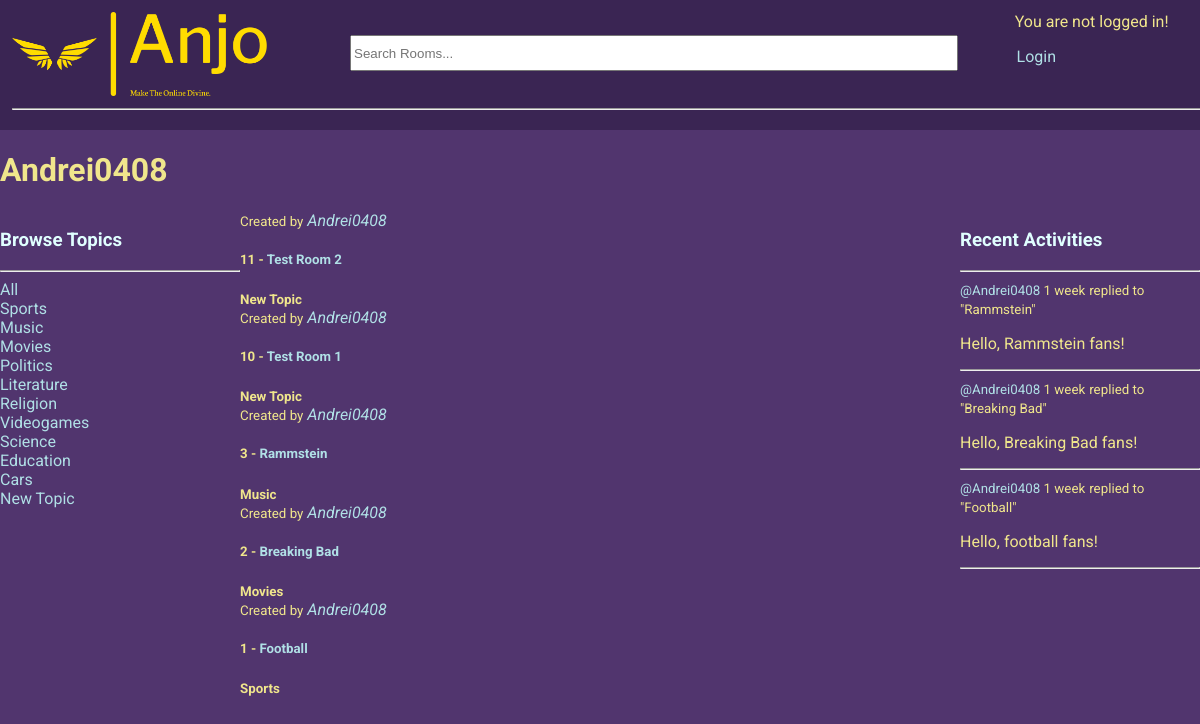
Before: /profile/1/ with the older database file.
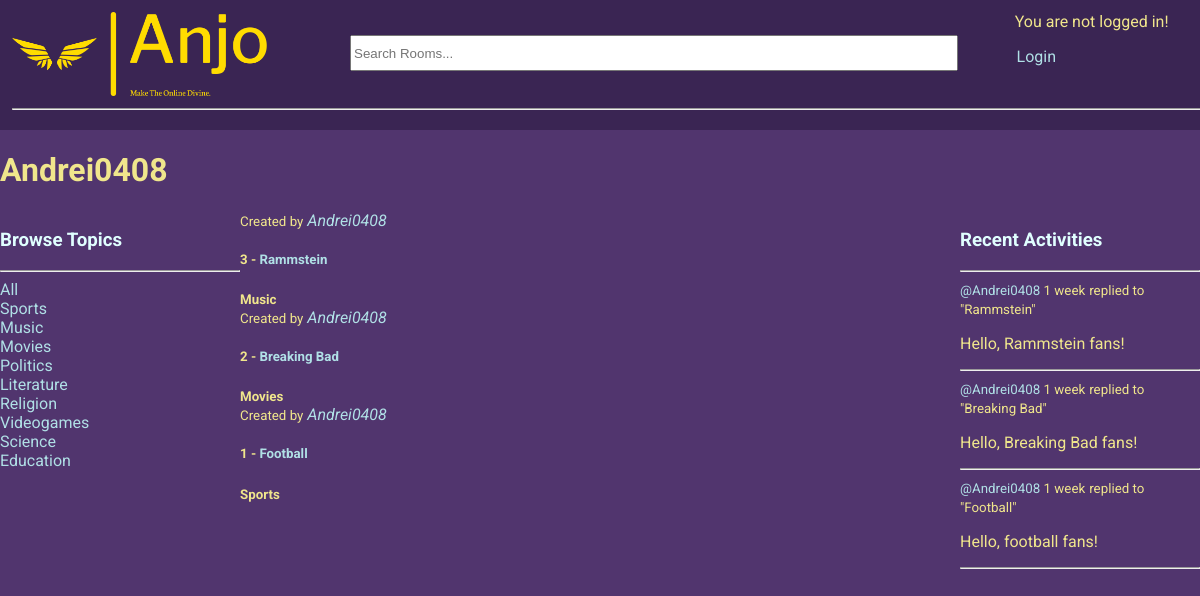
After: the same page with the newer database file.
### base/models.py (models this page shows, shortened)
class Topic(models.Model):
    name = models.CharField(max_length=200, unique=True)

class Room(models.Model):
    host = models.ForeignKey(User, on_delete=models.SET_NULL, null=True)
    topic = models.ForeignKey(Topic, on_delete=models.SET_NULL, null=True)
    name = models.CharField(max_length=200)
    description = models.TextField(null=True, blank=True)
    participants = models.ManyToManyField(User, related_name='participants', blank=True) # the users currently active in the room
    updated = models.DateTimeField(auto_now=True)
    created = models.DateTimeField(auto_now_add=True)
    class Meta:
        ordering = ['-updated', '-created'] # newest updated item should come first
    def __str__(self):
        return str(self.name)

class Message(models.Model):
    user = models.ForeignKey(User, on_delete=models.CASCADE) # on delete -> CASCADE = delete all children
    room = models.ForeignKey(Room, on_delete=models.CASCADE)
    body = models.TextField()
    updated = models.DateTimeField(auto_now=True)
    created = models.DateTimeField(auto_now_add=True)
    class Meta:
        ordering = ['-updated', '-created'] # newest updated item should come first
    def __str__(self):
        return self.body[0:50]

### base/views.py (the view)
# urls.py: path('profile/<str:pk>/', views.userProfile, name="user-profile"),
def userProfile(request, pk):
    user = User.objects.get(id=pk)
    rooms = user.room_set.all()
    room_messages = user.message_set.all()
    topics = Topic.objects.all()
    context = {'user': user, 'rooms': rooms, 'room_messages': room_messages, 'topics': topics}
    return render(request, 'base/profile.html', context)

### base/templates/base/profile.html (shortened to what this page needs)
{% extends 'main.html' %}
{% block content %}
<h1>
    {{user.username}}
</h1>
<div class="profile-container">
    <div>
        {% include 'base/topics_component.html' %}
    </div>
    <div>
        {% include 'base/feed_component.html' %}
    </div>
    <div>
        {% include 'base/activity_component.html' %}
    </div>
</div>
{% endblock content %}

### templates/main.html (shortened to what this page needs)
<!DOCTYPE html>
{% load static %}
<html lang="en">
<head>
    <link rel="stylesheet" type="text/css" media="screen" href="{% static 'css/main.css' %}">
</head>
<body>
    {% include 'navbar.html' %}
    {% block content %}
    {% endblock %}
</body>
</html>

### templates/navbar.html
{% load static %}
<nav>
    <div class="container-fluid">
        <div class="row" id="topnav">
            <ul>
                <li>
                    <a href="/"><img id="logo" src="{% static 'images\logo-no-background.png' %}" alt=""></a>
                </li>
                <li>
                    <form method="GET" action="{% url 'home' %}">
                        <input id="searchbar" type="text" name="q" placeholder="Search Rooms..." />
                    </form>
                </li>
                {% if request.user.is_authenticated %}
                <li style="float: right;">
                    Hi, {{ request.user.username }}!
                    <a  style="position: relative; top: 40px; right: 58px;" href="{% url 'logout' %}" style="float: right; padding-right: 20px;" >Logout</a>
                </li>
                {% else %}
                <li style="float: right;">
                    You are not logged in!
                    <a style="position: relative; top: 35px; right: 156px;" href="{% url 'login' %}">Login</a>
                </li>
                {% endif %}
                <hr>
            </ul>
        </div>
    </div>
</nav>

### base/templates/base/topics_component.html (shortened to what this page needs)
<h3>Browse Topics</h3>
        <hr>
        <div>
            <a href="{% url 'home' %}">All</a>
        </div>
        {% for topic in topics %}
            <div>
                <a href="{% url 'home' %}?q={{topic.name}}">{{topic.name}}</a>
            </div>
        {% endfor %}

### base/templates/base/feed_component.html (shortened to what this page needs)
<div>
    {% for room in rooms %}
        <div class="feed-container">
            <span>
                <small>Created by</small> <i><a href="{% url 'user-profile' room.host.id %}">{{room.host.username}}</a></i>
            </span>
            <h5>{{room.id}} - <a href="{% url 'room' room.id %}">{{room.name}}</a></h5>
            <small><b>{{room.topic.name}}</b></small>
        </div>
    {% endfor %}
</div>

### base/templates/base/activity_component.html (shortened to what this page needs)
<h3>Recent Activities</h3>
        <hr>
        {% for message in room_messages %}
            <div>
                <small><a href="{% url 'user-profile' message.user.id %}">@{{message.user}}</a> {{message.created|timesince}}</small>
                <small>replied to "{{message.room}}"</small>
                <p>{{message}}</p>
                <hr>
            </div>
        {% endfor %}

### static/css/main.css (style rules this page uses)
:root { font-family: 'Roboto','Franklin Gothic Medium', 'Arial Narrow', Arial, sans-serif; }
body { background-color: rgb(81, 53, 110); color: khaki; margin: 0; width: 100vw; height: 100vh; }
ul li { display: inline-block; }
h3 { color: lightcyan; }
#topnav ul { list-style-type: none; margin: 0; margin-left: auto; background-color: rgba(6, 3, 21, 0.297); padding: 1%; display:inline-block; width: 100%; }
#logo { width: 255px; height: auto; }
#searchbar { width: 600px; height: 30px; position: absolute; top: 35px; left: 350px; }
a { text-decoration: none; }
a:link { color: powderblue; }

### base/templates/base/profile.html (style rules this page uses)
.profile-container { display: grid; grid-template-columns: 1fr 3fr 1fr; }

Changed rows visible on the page:
removed Topic: name "Cars"
removed Topic: name "New Topic"
removed Room: host.username "Andrei0408", id "11", name "Test Room 2", topic.name "New Topic"
removed Room: host.username "Andrei0408", id "10", name "Test Room 1", topic.name "New Topic"
